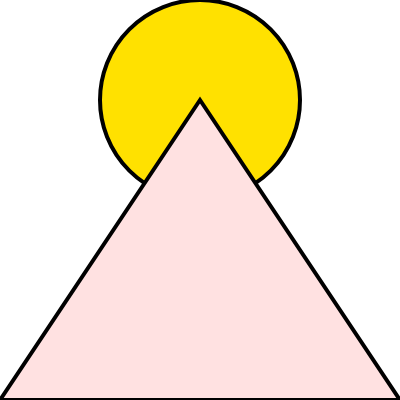
Frame 1 (no input)
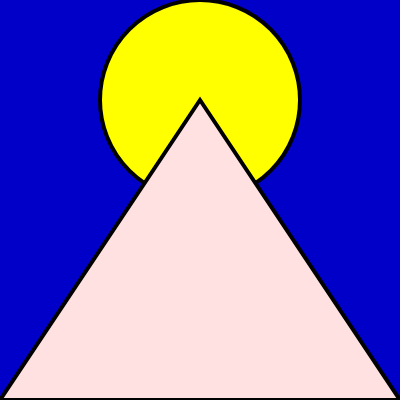
Frame 60 (no input)
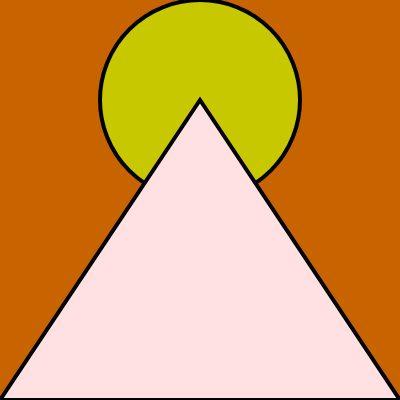
Frame 120 (the mouse pressed at the canvas centre since frame 60)

The p5.js sketch that drew these frames (run headless with seeded random() and noise() and a simulated clock; from frame 60 on, the mouse is pressed at the canvas centre):

// p5.js sketch
// ── sketch.js
//Jason Foster//
//mountain timelapse//
// move mouse to change day//
// top left dawn//
//bottom left dusk//
//right is night//
let r=255;
let g=255;
let b=255;
//sun//
let a=255;
let s=225;
let d=0;
function setup() {
  createCanvas(400, 400);
}

function draw() {
  background(r,g,b);
   sun(a,s,d);
 fill(255,225,225);
triangle(0,400,400,400,200,100);
//dawn//
if (mouseX > width/2) {
  r=0;
  g=0;
  b=0;
  a=255;
  s=255;
  d=255;
  //night//
} else if(mouseY < height/2) {
  r=0,
  g=0;
  b=200;
  a=255;
  s=255;
  d=0;
  //dusk//
} else{
r=200;
g=100;
b=0;
a=200;
s=200;
d=0;
}
}

function sun(a,s,d) {
fill(a,s,d);
strokeWeight(4);
circle(200,100,200);
}
